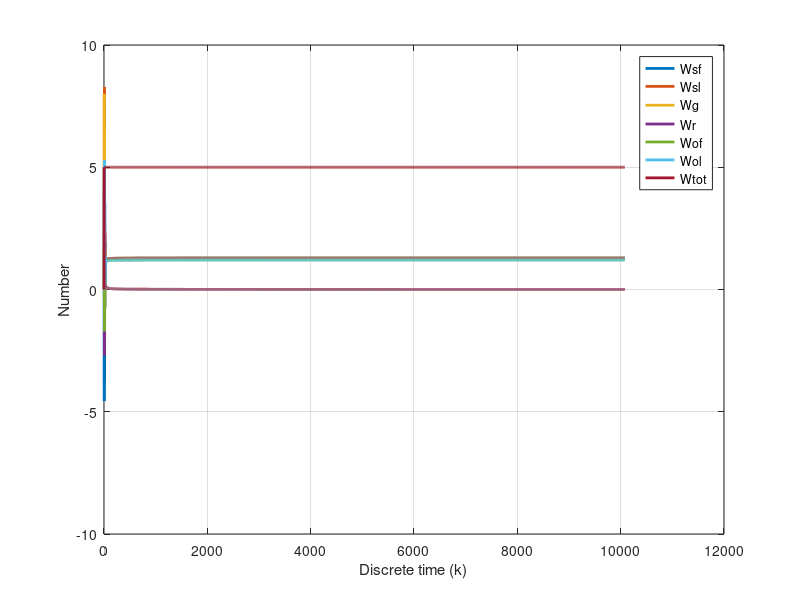
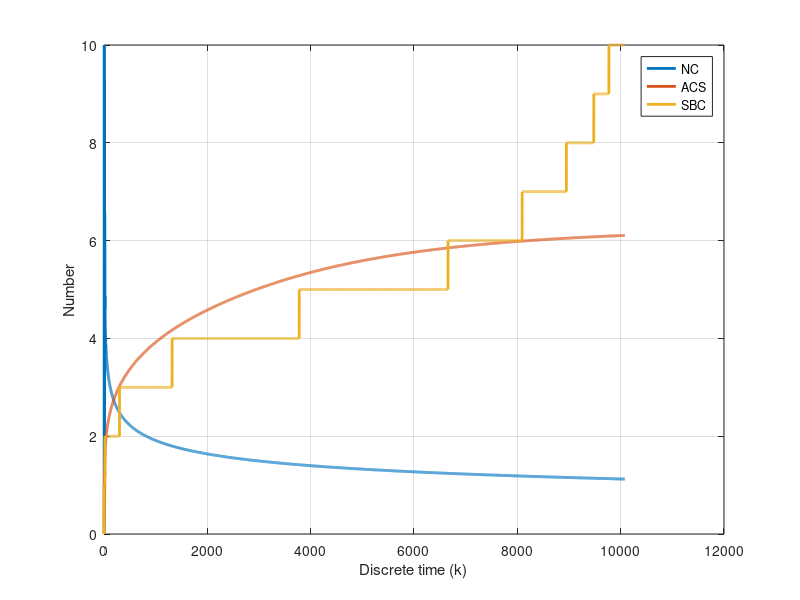

The MATLAB source for these figures, in order:
%% Usual cleaning
clc
close all
clear all

% Initialize parameters
Nr = 5; % Total number of robots
Ns = 10; % Total number of seeds
Wsf0 = Nr; % Number of robots in search-free state
Wsl0 = 0; % Number of robots in search-loaded state
Wr0 = 0; % Number of robots in releasing state
Wg0 = 0; % Number of robots in gripping state
Wof0 = 0; % Number of robots in obstacle avoidance-free state
Wol0 = 0; % Number of robots in obstacle avoidance-floaded state
k_sim = 10080; % Total simulation time
vr = 0.08; %average robot speed, m/s
rs = 0.1; %detection radius of the distance sensor
ds = 2*rs; %detection distance of the sensor
da = 1; % edge of the arena
Aa = da^2; % Area of the arena, m^2
Ts = 1; % Sample time, s
Trg = 2; % Releasing and gripping delay, s
Toa = 3; % Obstacle avoidance delay, s
alpha_inc =@(n) (n>=2)*60 + (n==1)*180; % Construction angle
alpha_dec =@(n) (n>=2)*60 + (n==1)*180; % Destruction angle
Td_max = max(Trg,Toa)+1; % Simulation start
p_thr_sbc = 0.1; % Probability threshold for size of the biggest cluster
dr=0.07;
seed_diameter=0.037;
% Allocate variables
Wsf = zeros(k_sim,1);
Wsl = zeros(k_sim,1);
Wr = zeros(k_sim,1);
Wg = zeros(k_sim,1);
Wof = zeros(k_sim,1);
Wol = zeros(k_sim,1);
Ncn = zeros(k_sim,Ns+1,1); % Number of clusters of size n (max Ns)
NC = zeros(k_sim,1); % Number of clusters 
ACS = zeros(k_sim,1); % Average size of the clusters
SBC = zeros(k_sim,1); % Size of the biggest cluster
SC = zeros(k_sim,1); % Sanity check
p_dec =@(k,n,Ncn) Ts*(alpha_dec(n)/180).*(Ncn(k,n)*vr*ds/Aa) ;
p_inc =@(k,n,Ncn) Ts*(alpha_inc(n)/180).*(Ncn(k,n)*vr*ds/Aa) ;
p_1 =@(k,Ncn) dot(p_dec(k,(1:Ns),Ncn),Ncn(k,1:Ns,1));
p_2 =@(k,Ncn) dot(p_inc(k,(1:Ns),Ncn),Ncn(k,1:Ns,1));
p_3 = (vr*Ts/(da-2*rs)) + (Nr-1)*(2*rs+dr)*vr/Aa + (2*Ns*(2*rs+seed_diameter)*vr)/(3*Aa);
p_4 = p_3; 

% Initialize variables
Wsf(Td_max) = Wsf0;
Wsl(Td_max) = Wsl0;
Wr(Td_max) = Wr0;
Wg(Td_max) = Wg0;
Wol(Td_max) = Wol0;
Wof(Td_max) = Wof0;
Ncn(1:Td_max,1) = Ns;
NC(Td_max) = 0;
ACS(Td_max) = 0;
SBC(Td_max) = 0;

% Perform the simulation
for k = Td_max:k_sim
    
    Ncn(k+1,1) = Ncn(k,1) + Wsf(k-Trg)*(p_dec(k-Trg,1+1,Ncn)*Ncn(k-Trg,1+1) - p_dec(k-Trg,1,Ncn)*Ncn(k-Trg,1)) + ...
               Wsl(k-Trg)*(0.0 - p_inc(k-Trg,1,Ncn)*Ncn(k-Trg,1)); 
    for n=2:Ns-1
           Ncn(k+1,n) = Ncn(k,n) + Wsf(k-Trg)*(p_dec(k-Trg,n+1,Ncn)*Ncn(k-Trg,n+1) - p_dec(k-Trg,n,Ncn)*Ncn(k-Trg,n)) + ...
               Wsl(k-Trg)*(p_inc(k-Trg,n-1,Ncn)*Ncn(k-Trg,n-1) - p_inc(k-Trg,n,Ncn)*Ncn(k-Trg,n));                 
    end
    n=Ns;
    Ncn(k+1,n) = Ncn(k,n) + Wsf(k-Trg)*(0.0 - p_dec(k-Trg,n,Ncn)*Ncn(k-Trg,n)) + ...
               Wsl(k-Trg)*(p_inc(k-Trg,n-1,Ncn)*Ncn(k-Trg,n-1) - 0.0); 
    %--
    Wof(k+1) = Wof(k) + p_3*Wsf(k)    - p_3*Wsf(k-Toa)*(k-Toa>0);
    Wol(k+1) = Wol(k) + p_4*Wsl(k)    - p_4*Wsl(k-Toa)*(k-Toa>0);
    Wr(k+1)  = Wr(k)  + p_2(k,Ncn)*Wsl(k) - p_2(k-Trg,Ncn)*Wsl(k-Trg);
    Wg(k+1)  = Wg(k)  + p_1(k,Ncn)*Wsf(k) - p_1(k-Trg,Ncn)*Wsf(k-Trg);
    Wsl(k+1) = Wsl(k)*(1-p_2(k,Ncn)-p_4) + p_1(k-Trg,Ncn)*Wsf(k-Trg)+ p_4*Wsl(k-Toa);
    Wsf(k+1) = Wsf(k)*(1-p_1(k,Ncn)-p_3) + p_2(k-Trg,Ncn)*Wsl(k-Trg)+ p_3*Wsf(k-Toa);
    
    %disp('-------'); disp(k);
    %[Wof(k), Wol(k), Wr(k), Wg(k),Wsl(k),Wsf(k)]
    %[Wof(k+1), Wol(k+1), Wr(k+1), Wg(k+1),Wsl(k+1),Wsf(k+1)]
    
    %--
    NC(k)  = sum(Ncn(k,:));
    ACS(k) = dot(Ncn(k,:),(1:Ns+1))/NC(k);
    [a,b] = max(Ncn(k,:).*(Ncn(k,:)>p_thr_sbc));
    SBC(k) = b;
    
                    
end

%% Plot number of robots in each state
figure
plot(Wsf,'LineWidth',2)
hold on
grid on
plot(Wsl,'LineWidth',2)
hold on
plot(Wg,'LineWidth',2)
hold on
plot(Wr,'LineWidth',2)
hold on
plot(Wof,'LineWidth',2)
hold on
plot(Wol,'LineWidth',2)
hold on
plot(Wsf + Wsl + Wg + Wr + Wof + Wol, 'LineWidth',2);
legend('Wsf','Wsl','Wg','Wr','Wof','Wol','Wtot');
xlabel('Discrete time (k)');
ylabel('Number');

% Plot metrics
figure
plot(NC,'LineWidth',2)
hold on
grid on
plot(ACS,'LineWidth',2)
hold on
plot(SBC,'LineWidth',2)
legend('NC','ACS','SBC');
xlabel('Discrete time (k)');
ylabel('Number');
